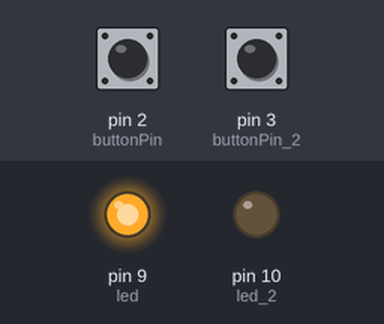
Simulated run of this sketch. Board: Arduino Uno, built with avr-gcc and run on an emulated ATmega328P. Shown: output pins drawn as LEDs (lit = HIGH). The inputs (shaded band) are chosen by the test bench; at power-on: pin 2 (buttonPin) HIGH, pin 3 (buttonPin_2) LOW.

Above: at 1.2 s.
1.3 s: pin 2 (buttonPin) pulled LOW for 0.15 s
At 1.37 s:
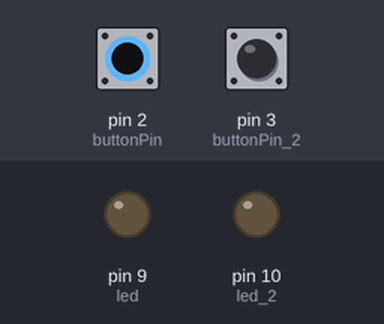
2.9 s: pin 3 (buttonPin_2) pulled HIGH for 0.15 s
At 3.0 s:
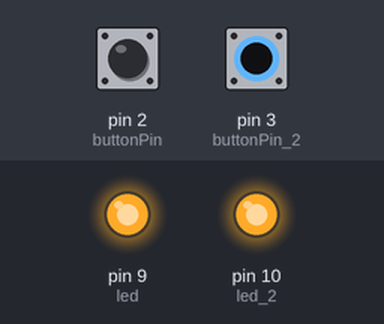
4.6 s: pin 3 (buttonPin_2) pulled HIGH for 3.2 s
At 8.6 s:
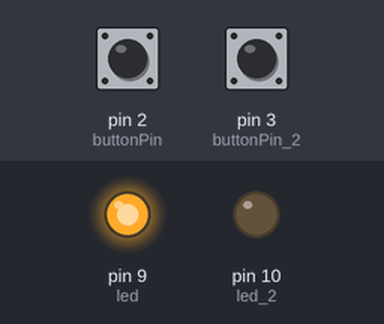
9.3 s: pin 2 (buttonPin) pulled LOW for 3.2 s
At 9.8 s:
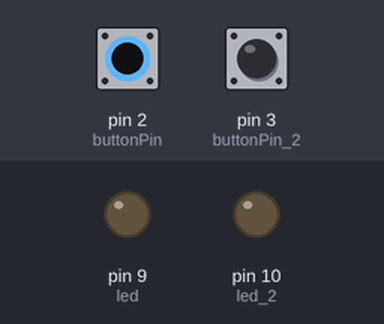
14.0 s: pin 2 (buttonPin) driven LOW and pin 3 (buttonPin_2) driven HIGH
At 14.5 s:
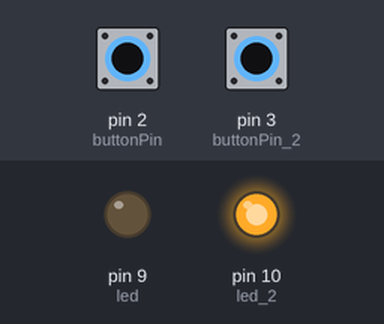
Timing chart, 0 to 16.5 s (numbered marks = the images above; inputs shaded):
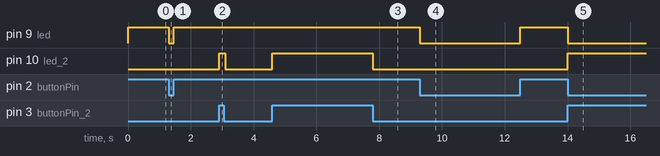

Measured:
- after the input at 1.3 s, pin 9 (led): HIGH → LOW at once, → HIGH 0.15 s later
- after the input at 2.9 s, pin 10 (led_2): LOW → HIGH at once, → LOW 0.20 s later
- after the input at 4.6 s, pin 10 (led_2): LOW → HIGH at once, → LOW 3.2 s later
- after the input at 9.3 s, pin 9 (led): HIGH → LOW at once, → HIGH 3.2 s later
- after the input at 14.0 s, pin 9 (led): HIGH → LOW at once; pin 10 (led_2): LOW → HIGH at once

The sketch:

LAB_3_Part_Challenge.ino
```cpp
/*
   Roman Yushchyk`
   200368308
   CS207
   LAB_3 Button
   Part 1
*/

// Initialization
volatile int buttonState; // Variable for reading the interupt pushbutton status
volatile int buttonState_2; // Variable for reding second  pushbutton state
const int buttonPin = 2; // Button Inerrupt Pin
const int buttonPin_2 = 3; // Second button pin
const int led = 9; // LED pin assignment
const int led_2 = 10; // LED_2 assignment
const int t = 200; // Standart delay time unit

void setup() {
  // put your setup code here, to run once:
  Serial.begin(9600); // Initiating serial 1
  attachInterrupt(digitalPinToInterrupt(buttonPin), blink, CHANGE); // Setting up digital interrupt on pin 2
  pinMode(buttonPin, INPUT_PULLUP); // Button 1 Pin assignment
  pinMode(buttonPin_2, INPUT); // Button 2 pin assignment
  pinMode(led, OUTPUT); // Pin mode led
  pinMode(led_2, OUTPUT); // Pin mode led 2
}

void loop() {
  // put your main code here, to run repeatedly:
  buttonState = digitalRead(buttonPin); // Reading button 1 state
  buttonState_2 = digitalRead(buttonPin_2); // Reading button 2 state
  digitalWrite(led, buttonState); // Turning led 9 On and OFF trough interrrupt service

  if (buttonState_2 == HIGH) { // If button 2 (Pulldown) is pressed
    digitalWrite(led_2, HIGH);    // Turn LED ON
    delay(t); // Delay time
  }
  else
  digitalWrite(led_2, LOW); // And OFF
}

  void blink() { // Interrupt ISR servise rutine
  buttonState = !buttonState; // Equality check.
  }
```
